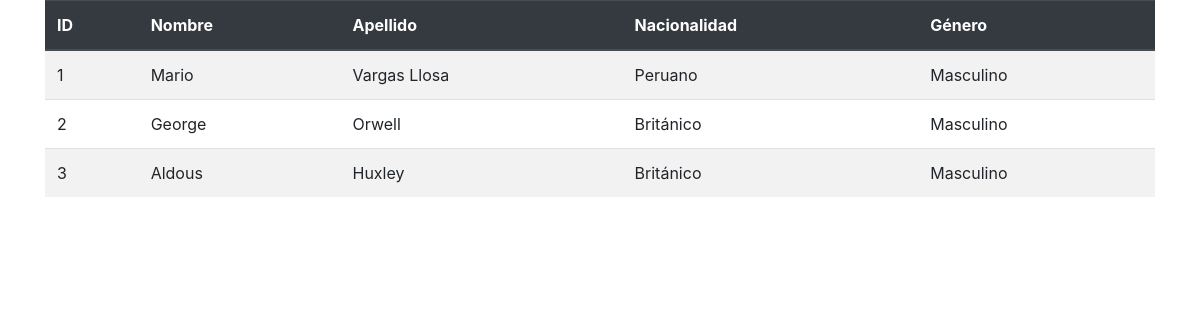
The app's page /authors/list with its own data.
### catalog/models.py (models this page shows, shortened)
class Author(models.Model):
    first_name = models.CharField(max_length= 30)
    last_name = models.CharField(max_length= 30)
    nationality = models.CharField(max_length=50)
    genere = models.CharField(max_length=15)

### catalog/views.py (the view)
# urls.py: path('authors/list', views.AuthorsList.as_view()),
class AuthorsList(ListView):
    model = Author

### catalog/templates/catalog/author_list.html
{% extends 'layout.html' %}
{% block content %}
<table class="table table-striped">
  <thead class="thead-dark">
    <tr>
      <th>ID</th>
      <th scope="col">Nombre</th>
      <th scope="col">Apellido</th>
      <th scope="col">Nacionalidad</th>
      <th scope="col">Género</th>
    </tr>
  </thead>
  <tbody>
    {% for author in object_list %}
    <tr>
      <td>{{author.id}}</td>
      <td>{{author.first_name}}</td>
      <td>{{author.last_name}}</td>
      <td>{{author.nationality}}</td>
      <td>{{author.genere}}</td>
    </tr>
    {% endfor %}
  </tbody>
</table>
{% endblock %}

### catalog/templates/layout.html (shortened to what this page needs)
{% load bootstrap4 %}
<!DOCTYPE html>
<html lang="en">
<head>
    {% bootstrap_css %}
</head>
<body>
    <div class="container">
    {% block content %}
    {% endblock %}
</div>
</body>
</html>

### records on screen
Author: id "1", first_name "Mario", last_name "Vargas Llosa", nationality "Peruano", genere "Masculino"
Author: id "2", first_name "George", last_name "Orwell", nationality "Británico", genere "Masculino"
Author: id "3", first_name "Aldous", last_name "Huxley", nationality "Británico", genere "Masculino"
